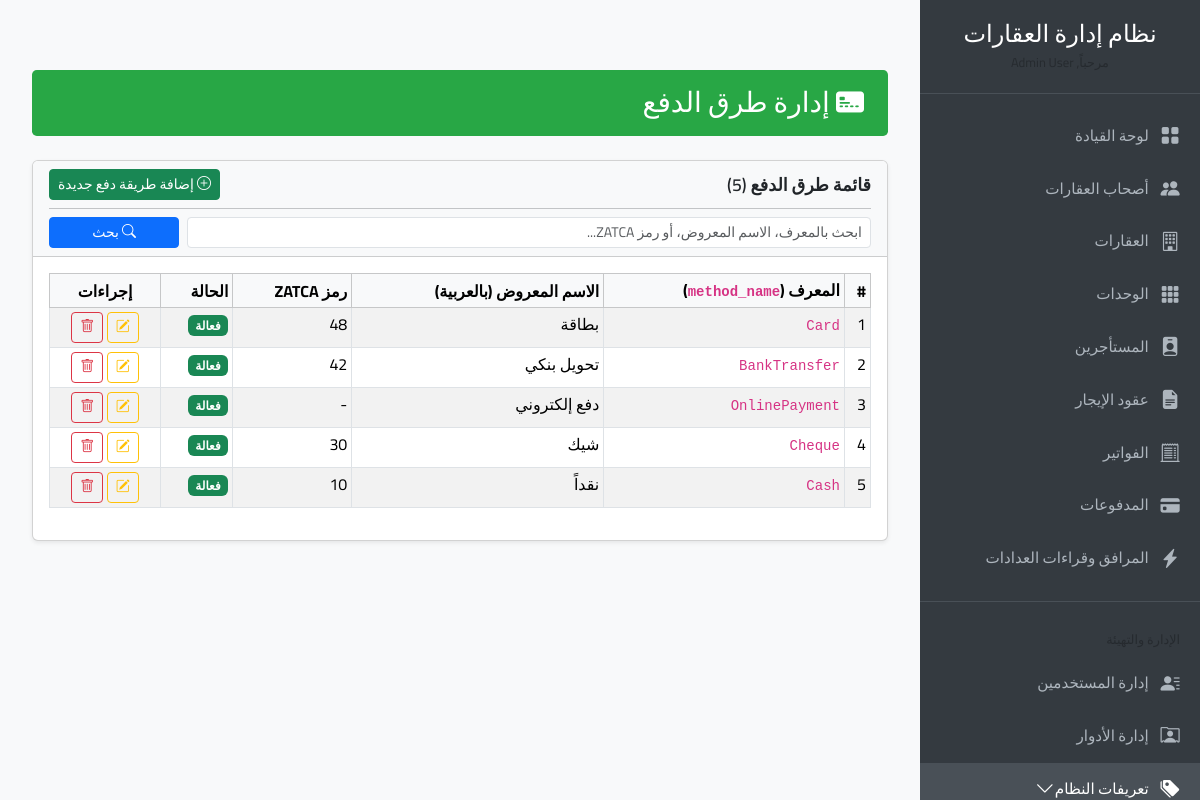
/payment_methods/index.php (signed in), run on the app's committed database.
### tables this page shows
CREATE TABLE `payment_methods` (
  `id` int(11) NOT NULL,
  `method_name` varchar(50) NOT NULL COMMENT 'e.g., Cash, BankTransfer, Card',
  `display_name_ar` varchar(100) NOT NULL,
  `zatca_code` varchar(2) DEFAULT NULL COMMENT 'ZATCA payment means code (e.g., 10, 42, 48)',
  `is_active` tinyint(1) DEFAULT 1
);

### includes/functions.php (called while the page is built, shortened)
<?php
function generate_csrf_token() {
    return $_SESSION['csrf_token'];
}
function base_url($path = '') {
    return rtrim(APP_BASE_URL, '/') . '/' . ltrim($path, '/');
}
function esc_attr($string) {
    return htmlspecialchars((string)$string, ENT_QUOTES, 'UTF-8');
}
function esc_html($string) {
    return htmlspecialchars((string)$string, ENT_NOQUOTES, 'UTF-8');
}
?>

### payment_methods/index.php (the view, shortened to what this page needs)
<?php
$page_title = "إدارة طرق الدفع";
require_once __DIR__ . '/../db_connect.php';
require_once __DIR__ . '/../includes/functions.php';
require_once __DIR__ . '/../includes/header_resources.php';
require_once __DIR__ . '/../includes/navigation.php';
$current_page_pm = isset($_GET['page']) && filter_var($_GET['page'], FILTER_VALIDATE_INT, ['options' => ['min_range' => 1]]) ? (int)$_GET['page'] : 1;
$items_per_page_pm = defined('ITEMS_PER_PAGE_INT') ? ITEMS_PER_PAGE_INT : 10;
$offset_pm = ($current_page_pm - 1) * $items_per_page_pm;
$search_term_pm = isset($_GET['search']) ? sanitize_input($_GET['search']) : '';
$search_query_part_pm = '';
$params_for_data_pm = [];
$types_for_data_pm = "";
$total_sql_pm = "SELECT COUNT(*) as total FROM payment_methods" . $search_query_part_pm;
$stmt_total_pm = $mysqli->prepare($total_sql_pm);
$total_payment_methods = 0;
if ($stmt_total_pm) {
    $stmt_total_pm->execute();
    $total_result_pm = $stmt_total_pm->get_result();
    $total_payment_methods = ($total_result_pm && $total_result_pm->num_rows > 0) ? $total_result_pm->fetch_assoc()['total'] : 0;
} else {
    error_log("SQL Prepare Error for counting payment methods: " . $mysqli->error);
}
$sql_pm = "SELECT * FROM payment_methods" . $search_query_part_pm . " ORDER BY display_name_ar ASC LIMIT ? OFFSET ?";
$current_data_params_pm = $params_for_data_pm;
$current_data_params_pm[] = $items_per_page_pm;
$current_data_params_pm[] = $offset_pm;
$current_data_types_pm = $types_for_data_pm . 'ii';
$payment_methods_list_page = [];
$stmt_pm = $mysqli->prepare($sql_pm);
if ($stmt_pm) {
    if (!empty($current_data_params_pm) && $current_data_types_pm !== 'ii') {
        $stmt_pm->bind_param($current_data_types_pm, ...$current_data_params_pm);
    } else {
        $stmt_pm->bind_param('ii', $items_per_page_pm, $offset_pm);
    }
    $stmt_pm->execute();
    $result_pm = $stmt_pm->get_result();
    $payment_methods_list_page = ($result_pm && $result_pm->num_rows > 0) ? $result_pm->fetch_all(MYSQLI_ASSOC) : [];
} else {
    error_log("SQL Prepare Error for fetching payment methods: " . $mysqli->error);
}
$csrf_token = generate_csrf_token();
?>
<div class="container-fluid">
    <div class="content-header">
        <h1><i class="bi bi-credit-card-2-front-fill"></i> <?php echo esc_html($page_title); ?></h1>
    </div>
    <div class="card shadow-sm">
        <div class="card-header bg-light">
            <div class="d-flex justify-content-between align-items-center">
                <h5 class="card-title mb-0">قائمة طرق الدفع (<?php echo $total_payment_methods; ?>)</h5>
                <button type="button" class="btn btn-success btn-sm" data-bs-toggle="modal" data-bs-target="#paymentMethodModal" onclick="preparePaymentMethodModal('add_payment_method')">
                    <i class="bi bi-plus-circle"></i> إضافة طريقة دفع جديدة
                </button>
            </div>
            <hr class="my-2">
            <form method="GET" action="<?php echo base_url('payment_methods/index.php'); ?>" class="row gx-2 gy-2 align-items-center">
                <div class="col-md-10 col-sm-8">
                    <input type="text" id="search_payment_methods_page" name="search" class="form-control form-control-sm" placeholder="ابحث بالمعرف، الاسم المعروض، أو رمز ZATCA..." value="<?php echo esc_attr($search_term_pm); ?>">
                </div>
                <div class="col-md-2 col-sm-4">
                    <button type="submit" class="btn btn-primary btn-sm w-100"><i class="bi bi-search"></i> بحث</button>
                </div>
            </form>
        </div>
        <div class="card-body">
            <?php if (empty($payment_methods_list_page) && !empty($search_term_pm)): ?>
                <div class="alert alert-warning text-center">لا توجد نتائج بحث تطابق "<?php echo esc_html($search_term_pm); ?>".</div>
            <?php elseif (empty($payment_methods_list_page)): ?>
                <div class="alert alert-info text-center">لا توجد طرق دفع مسجلة حالياً. يمكنك <a href="#" data-bs-toggle="modal" data-bs-target="#paymentMethodModal" onclick="preparePaymentMethodModal('add_payment_method')">إضافة طريقة دفع جديدة</a>.</div>
            <?php else: ?>
            <div class="table-responsive">
                <table class="table table-striped table-hover table-bordered table-sm">
                    <thead class="table-light">
                        <tr>
                            <th>#</th>
                            <th>المعرف (<code>method_name</code>)</th>
                            <th>الاسم المعروض (بالعربية)</th>
                            <th>رمز ZATCA</th>
                            <th>الحالة</th>
                            <th class="text-center">إجراءات</th>
                        </tr>
                    </thead>
                    <tbody>
                        <?php $row_num_pm = ($current_page_pm - 1) * $items_per_page_pm + 1; ?>
                        <?php foreach ($payment_methods_list_page as $pm_item): ?>
                        <tr>
                            <td><?php echo $row_num_pm++; ?></td>
                            <td><code><?php echo esc_html($pm_item['method_name']); ?></code></td>
                            <td><?php echo esc_html($pm_item['display_name_ar']); ?></td>
                            <td><?php echo esc_html($pm_item['zatca_code'] ?: '-'); ?></td>
                            <td>
                                <span class="badge bg-<?php echo $pm_item['is_active'] ? 'success' : 'secondary'; ?>">
                                    <?php echo $pm_item['is_active'] ? 'فعالة' : 'غير فعالة'; ?>
                                </span>
                            </td>
                            <td class="text-center">
                                <button type="button" class="btn btn-sm btn-outline-warning"
                                        onclick="preparePaymentMethodModal('edit_payment_method', <?php echo htmlspecialchars(json_encode($pm_item), ENT_QUOTES, 'UTF-8'); ?>)"
                                        data-bs-toggle="modal" data-bs-target="#paymentMethodModal"
                                        title="تعديل طريقة الدفع">
                                    <i class="bi bi-pencil-square"></i>
                                </button>
                                <button type="button" class="btn btn-sm btn-outline-danger sweet-delete-btn delete-payment-method-btn"
                                        data-id="<?php echo $pm_item['id']; ?>"
                                        data-name="<?php echo esc_attr($pm_item['display_name_ar']); ?>"
                                        data-delete-url="<?php echo base_url('payment_methods/actions.php?action=delete_payment_method&id=' . $pm_item['id'] . '&csrf_token=' . $csrf_token); ?>"
                                        data-additional-message="ملاحظة: لا يمكن حذف طريقة الدفع إذا كانت مستخدمة في أي عمليات دفع. يمكنك تعطيلها بدلاً من ذلك."
                                        title="حذف طريقة الدفع">
                                    <i class="bi bi-trash"></i>
                                </button>
                            </td>
                        </tr>
                        <?php endforeach; ?>
                    </tbody>
                </table>
            </div>
            <?php endif; ?>
        </div>
    </div>
</div>
</div>
<?php require_once __DIR__ . '/../includes/footer_resources.php'; ?>

### includes/header_resources.php (style rules this page uses)
body { font-family: 'Cairo', sans-serif; background-color: #f8f9fa; overflow-x: hidden; }
.content-header { background-color: #28a745; color: white; padding: 1rem 1.5rem; margin-bottom: 1.5rem; border-radius: 0.3rem; }
.content-header h1 { margin: 0; font-size: 1.75rem; }
.card-header h5.card-title { font-size: 1.1rem; font-weight: 600; }

### data on the page
payment_methods: method_name "Card", display_name_ar "بطاقة", zatca_code "48", is_active "فعالة"
payment_methods: method_name "BankTransfer", display_name_ar "تحويل بنكي", zatca_code "42", is_active "فعالة"
payment_methods: method_name "OnlinePayment", display_name_ar "دفع إلكتروني", zatca_code "-", is_active "فعالة"
payment_methods: method_name "Cheque", display_name_ar "شيك", zatca_code "30", is_active "فعالة"
payment_methods: method_name "Cash", display_name_ar "نقداً", zatca_code "10", is_active "فعالة"

### other printed values
$app_display_name_nav "نظام إدارة العقارات"
$page_title "إدارة طرق الدفع"
$total_payment_methods "5"
